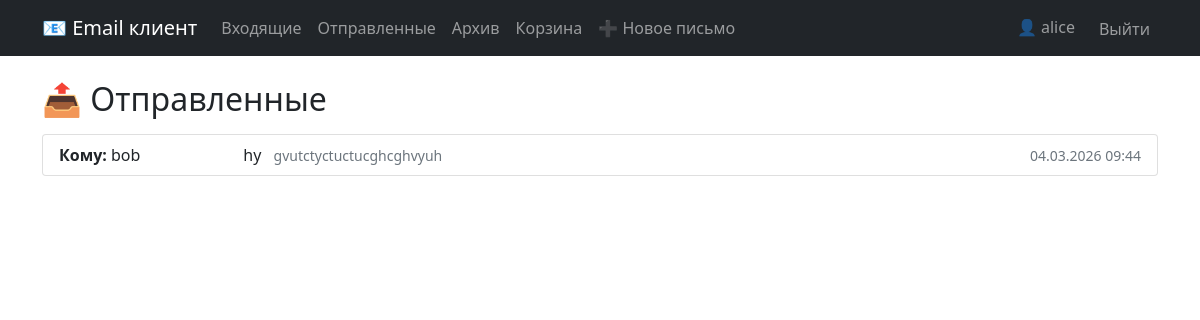
The app's page /mail/sent/ (signed in) with its own data.
### mail/models.py (models this page shows, shortened)
class Email(models.Model):
    FOLDER_CHOICES = [
        ('inbox', 'Входящие'),
        ('sent', 'Отправленные'),
        ('drafts', 'Черновики'),
        ('archive', 'Архив'),
        ('trash', 'Корзина'),
    ]
    sender = models.ForeignKey(
        User,
        on_delete=models.CASCADE,
        related_name='sent_emails',
        verbose_name='Отправитель'
    )
    recipient = models.ForeignKey(
        User,
        on_delete=models.CASCADE,
        related_name='received_emails',
        verbose_name='Получатель'
    )
    subject = models.CharField('Тема', max_length=255)
    body = models.TextField('Текст письма')
    created_at = models.DateTimeField('Дата создания', auto_now_add=True)
    updated_at = models.DateTimeField('Дата обновления', auto_now=True)
    folder = models.CharField('Папка', max_length=20, choices=FOLDER_CHOICES, default='inbox')
    is_read = models.BooleanField('Прочитано', default=False)
    is_starred = models.BooleanField('Важное', default=False)
    is_deleted = models.BooleanField('Удалено', default=False)
    class Meta:
        ordering = ['-created_at']
        verbose_name = 'Письмо'
        verbose_name_plural = 'Письма'

### mail/views.py (the view)
# urls.py: path('sent/', views.sent_view, name='sent'),
@login_required
def sent_view(request):
    emails = Email.objects.filter(
        sender=request.user,
        folder='sent',
        is_deleted=False
    ).select_related('sender', 'recipient')
    paginator = Paginator(emails, 20)
    page_number = request.GET.get('page')
    page_obj = paginator.get_page(page_number)
    context = {
        'page_obj': page_obj,
        'current_folder': 'sent'
    }
    return render(request, 'mail/sent.html', context)

### templates/mail/sent.html (shortened to what this page needs)
{% extends 'base.html' %}
{% block content %}
<div class="row">
    <div class="col-12">
        <h2 class="mb-3">📤 Отправленные</h2>
        <div class="list-group">
            {% for email in page_obj %}
            <div class="list-group-item">
                <div class="row">
                    <div class="col-2">
                        <strong>Кому:</strong> {{ email.recipient.username }}
                    </div>
                    <div class="col-7">
                        <a href="{% url 'mail:view_email' email.id %}" class="text-decoration-none text-dark">
                            {{ email.subject }}
                            <small class="text-muted ms-2">{{ email.body|truncatechars:50 }}</small>
                        </a>
                    </div>
                    <div class="col-3 text-end">
                        <small class="text-muted">{{ email.created_at|date:"d.m.Y H:i" }}</small>
                    </div>
                </div>
            </div>
            {% empty %}
            <div class="alert alert-info">
                📭 Нет отправленных писем
            </div>
            {% endfor %}
        </div>
    </div>
</div>
{% endblock %}

### templates/base.html (shortened to what this page needs)
<!DOCTYPE html>
<html lang="ru">
<head>
    <link href="https://cdn.jsdelivr.net/npm/bootstrap@5.1.3/dist/css/bootstrap.min.css" rel="stylesheet">
</head>
<body>
    <nav class="navbar navbar-expand-lg navbar-dark bg-dark">
        <div class="container">
            <a class="navbar-brand" href="{% url 'mail:inbox' %}">📧 Email клиент</a>
            <div class="collapse navbar-collapse" id="navbarNav">
                {% if user.is_authenticated %}
                    <ul class="navbar-nav me-auto">
                        <li class="nav-item">
                            <a class="nav-link" href="{% url 'mail:inbox' %}">Входящие</a>
                        </li>
                        <li class="nav-item">
                            <a class="nav-link" href="{% url 'mail:sent' %}">Отправленные</a>
                        </li>
                        <li class="nav-item">
                            <a class="nav-link" href="{% url 'mail:archive' %}">Архив</a>
                        </li>
                        <li class="nav-item">
                            <a class="nav-link" href="{% url 'mail:trash' %}">Корзина</a>
                        </li>
                        <li class="nav-item">
                            <a class="nav-link" href="{% url 'mail:compose' %}">➕ Новое письмо</a>
                        </li>
                    </ul>
                    <ul class="navbar-nav">
                        <li class="nav-item">
                            <span class="navbar-text me-3">
                                👤 {{ user.username }}
                            </span>
                        </li>
                        <li class="nav-item">
                            <form method="post" action="{% url 'logout' %}" class="d-inline">
                                <button type="submit" class="btn btn-link-nav nav-link">
                                    Выйти
                                </button>
                            </form>
                        </li>
                    </ul>
                {% endif %}
            </div>
        </div>
    </nav>
    <main class="container mt-4">
        {% block content %}
        {% endblock %}
    </main>
</body>
</html>

### templates/base.html (style rules this page uses)
.btn-link-nav { display: inline; padding: 0; border: none; background: none; color: rgba(255,255,255,.55); text-decoration: none; }

### records on screen
Email: recipient.username "bob", subject "hy", body "gvutctyctuctucghcghvyuh", created_at "04.03.2026 09:44"

### other values on screen
{{ user.username }} "alice"
